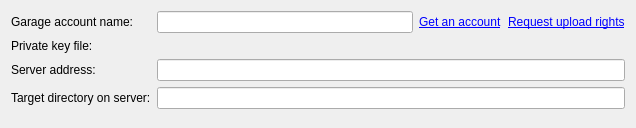
<?xml version="1.0" encoding="UTF-8"?>
<ui version="4.0">
 <class>MaemoPublishingUploadSettingsPageFremantleFree</class>
 <widget class="QWizardPage" name="MaemoPublishingUploadSettingsPageFremantleFree">
  <property name="geometry">
   <rect>
    <x>0</x>
    <y>0</y>
    <width>636</width>
    <height>128</height>
   </rect>
  </property>
  <property name="windowTitle">
   <string>WizardPage</string>
  </property>
  <property name="title">
   <string>Upload Settings</string>
  </property>
  <layout class="QFormLayout" name="formLayout">
   <item row="0" column="0">
    <widget class="QLabel" name="accountNameLabel">
     <property name="text">
      <string>Garage account name:</string>
     </property>
    </widget>
   </item>
   <item row="0" column="1">
    <layout class="QHBoxLayout" name="horizontalLayout_2">
     <item>
      <widget class="QLineEdit" name="garageAccountLineEdit"/>
     </item>
     <item>
      <widget class="QLabel" name="getAccountLabel">
       <property name="text">
        <string>&lt;a href=&quot;https://garage.maemo.org/account/register.php&quot;&gt;Get an account&lt;/a&gt;</string>
       </property>
       <property name="openExternalLinks">
        <bool>true</bool>
       </property>
      </widget>
     </item>
     <item>
      <widget class="QLabel" name="label">
       <property name="text">
        <string>&lt;a href=&quot;https://garage.maemo.org/extras-assistant/index.php&quot;&gt;Request upload rights&lt;/a&gt;</string>
       </property>
       <property name="openExternalLinks">
        <bool>true</bool>
       </property>
      </widget>
     </item>
    </layout>
   </item>
   <item row="1" column="0">
    <widget class="QLabel" name="keyFileLabel">
     <property name="text">
      <string>Private key file:</string>
     </property>
    </widget>
   </item>
   <item row="1" column="1">
    <widget class="Utils::PathChooser" name="privateKeyPathChooser" native="true"/>
   </item>
   <item row="2" column="0">
    <widget class="QLabel" name="serverAddressLabel">
     <property name="text">
      <string>Server address:</string>
     </property>
    </widget>
   </item>
   <item row="2" column="1">
    <widget class="QLineEdit" name="serverAddressLineEdit"/>
   </item>
   <item row="3" column="0">
    <widget class="QLabel" name="targetDirectoryOnServerLabel">
     <property name="text">
      <string>Target directory on server:</string>
     </property>
    </widget>
   </item>
   <item row="3" column="1">
    <widget class="QLineEdit" name="targetDirectoryOnServerLineEdit"/>
   </item>
  </layout>
 </widget>
 <customwidgets>
  <customwidget>
   <class>Utils::PathChooser</class>
   <extends>QWidget</extends>
   <header location="global">utils/pathchooser.h</header>
  </customwidget>
 </customwidgets>
 <resources/>
 <connections/>
</ui>
